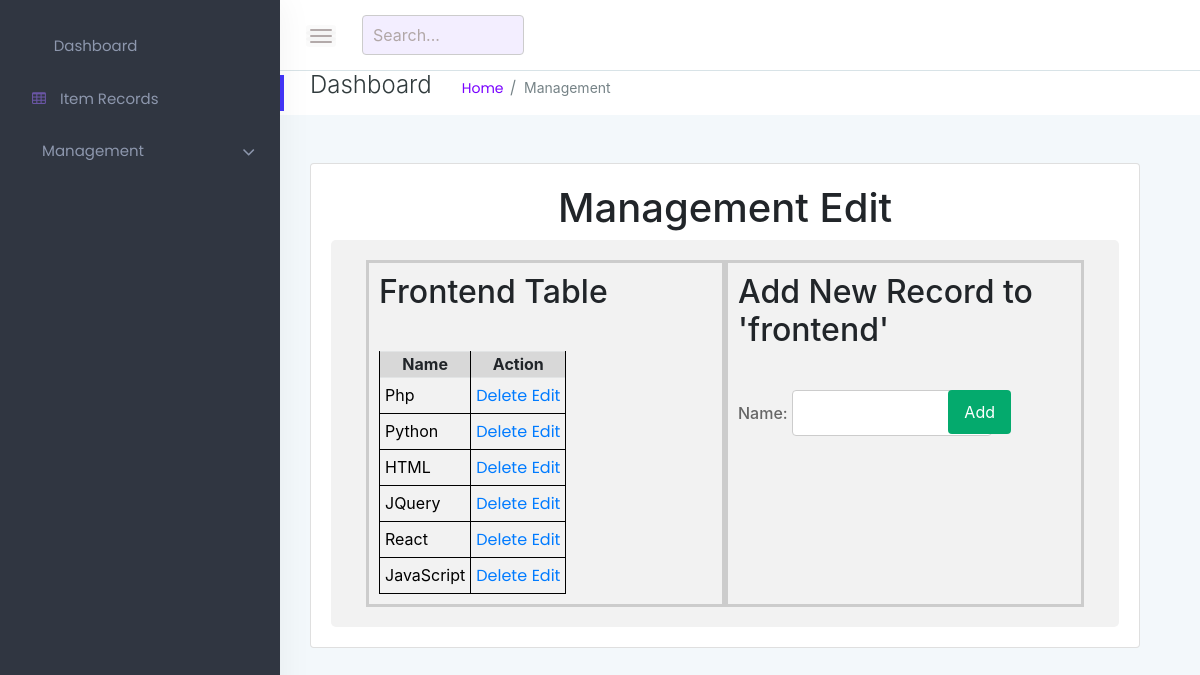
Page /editfront.php (signed in) on the committed database.
### tables this page shows
CREATE TABLE `frontend` (
  `id` int(244) NOT NULL,
  `name` varchar(255) NOT NULL
);

### editfront.php (the view, shortened to what this page needs)
<!doctype html>
<html class="no-js" lang="en">
<head>
  <link rel="stylesheet" href="assets/css/bootstrap.min.css">
  <link rel="stylesheet" href="assets/css/font-awesome.min.css">
  <link rel="stylesheet" href="assets/css/themify-icons.css">
  <link rel="stylesheet" href="assets/css/metisMenu.css">
  <link rel="stylesheet" href="assets/css/owl.carousel.min.css">
  <link rel="stylesheet" href="assets/css/slicknav.min.css">
  <link rel="stylesheet" href="https://www.amcharts.com/lib/3/plugins/export/export.css" type="text/css" media="all" />
  <link rel="stylesheet" href="assets/css/typography.css">
  <link rel="stylesheet" href="assets/css/default-css.css">
  <link rel="stylesheet" href="assets/css/styles.css">
  <link rel="stylesheet" href="assets/css/responsive.css">
</head>
<body>
  <div class="page-container">
    <div class="sidebar-menu">
      <div class="main-menu">
        <div class="menu-inner">
          <nav>
            <ul class="metismenu" id="menu">
              <li>
                <a href="index.php" aria-expanded="true"><i class="ti-dashboard"></i><span>dashboard</span></a>
              </li>
              <li>
                <a href="table.php" aria-expanded="true"><i class="fa fa-table"></i>
                  <span>Item Records</span></a>
              </li>
              <li>
                <a href="table.php" aria-expanded="true"><i class="bi bi-gear"></i>
                  <span>Management</span></a>
              </li>
            </ul>
          </nav>
        </div>
      </div>
    </div>
    <div class="main-content">
      <div class="header-area">
        <div class="row align-items-center">
          <div class="col-md-6 col-sm-8 clearfix">
            <div class="nav-btn pull-left">
              <span></span>
              <span></span>
              <span></span>
            </div>
            <div class="search-box pull-left">
              <form action="#">
                <input type="text" name="search" placeholder="Search..." required>
                <i class="ti-search"></i>
              </form>
            </div>
          </div>
          <div class="col-md-6 col-sm-4 clearfix">
          </div>
        </div>
      </div>
      <div class="page-title-area">
        <div class="row align-items-center">
          <div class="col-sm-6">
            <div class="breadcrumbs-area clearfix">
              <h4 class="page-title pull-left">Dashboard</h4>
              <ul class="breadcrumbs pull-left">
                <li><a href="index.php">Home</a></li>
                <li><span>Management</span></li>
              </ul>
            </div>
          </div>
        </div>
      </div>
      <div>
        <div class="main-content-inner">
          <div class="row">
            <div class="col-lg-6 mt-5">
              <div class="card">
                <div class="card-body">
                  <div class="single-table">
                    <div class="table-responsive">
                      <h1 style="text-align:center">Management Edit</h1>
                      <div class="container1">
                        <body>
                          <?php
                          $dbhost = "localhost";
                          $dbuser = "root";
                          $dbpass = "";
                          $dbname = "inventorymanagement";
                          $conn = mysqli_connect($dbhost, $dbuser, $dbpass, $dbname);
                          $sql = "SELECT * FROM frontend";
                          $result = mysqli_query($conn, $sql);
                          ?>
                          <!DOCTYPE html>
                          <html>
                          <head>
                          </head>
                          <body>
                            <div class="container">
                              <div class="form-container">
                                <h2>Frontend Table</h2>
                                <table>
                                  <tr>
                                    <th>Name</th>
                                    <th>Action</th>
                                  </tr>
                                  <?php while ($row = mysqli_fetch_array($result)) { ?>
                                    <tr>
                                      <td>
                                        <?php echo $row['name']; ?>
                                      </td>
                                      <td>
                                        <a href="editfront.php?delete=<?php echo $row['id']; ?>"
                                          onclick="return confirm('Are you sure you want to delete this item?')">Delete</a>
                                        <a href="editconfig_front.php?id=<?php echo $row['id']; ?>">Edit</a>
                                      </td>
                                    </tr>
                                  <?php } ?>
                                </table>
                              </div>
                              <div class="result-container">
                                <h2>Add New Record to 'frontend'</h2>
                                <form method="post" action="editfront.php">
                                  <label>Name:</label>
                                  <input type="text" name="name" required><br><br>
                                  <input type="submit" name="add" value="Add">
                                </form>
                          </body>
                      </div>
                    </div>
</html>
</body>
<html>
<head>
  <link rel="stylesheet" type="text/css" href="styles.css">
  <link rel="stylesheet" href="https://maxcdn.bootstrapcdn.com/bootstrap/4.0.0-alpha.6/css/bootstrap.min.css"
>
</head>
<html>
<head>
  <link rel="stylesheet" type="text/css" href="styles.css">
  <link rel="stylesheet" href="https://maxcdn.bootstrapcdn.com/bootstrap/4.0.0-alpha.6/css/bootstrap.min.css"
>
</head>
</html>
</body>
</html>

### assets/css/styles.css (style rules this page uses)
.page-container { width: 100%; height: 100%; min-height: 100vh; padding-left: 280px; -webkit-transition: padding-left 0.3s ease 0s; transition: padding-left 0.3s ease 0s; }
.card { border: none; border-radius: 4px; background-color: #fff; -webkit-transition: all 0.3s ease 0s; transition: all 0.3s ease 0s; }
.card-body { padding: 25.6px; padding: 1.6rem; }
.main-content { width: 100%; background: #F3F8FB; }
.main-content-inner { padding: 0 30px 50px; }
.sidebar-menu { position: fixed; left: 0; top: 0; z-index: 99; height: 100vh; width: 280px; overflow: hidden; background: #303641; box-shadow: 2px 0 32px rgba(0, 0, 0, 0.05); -webkit-transition: all 0.3s ease 0s; transition: all 0.3s ease 0s; }
.main-menu { height: calc(100% - 100px); overflow: hidden; padding: 20px 10px 0 0; -webkit-transition: all 0.3s ease 0s; transition: all 0.3s ease 0s; }
.menu-inner { overflow-y: scroll; height: 100%; }
.metismenu >li >a { padding-left: 32px!important; }
.metismenu li a { position: relative; display: block; color: #8d97ad; font-size: 15px; text-transform: capitalize; padding: 15px 15px; letter-spacing: 0; font-weight: 400; }
.metismenu li a i { color: #6a56a5; -webkit-transition: all 0.3s ease 0s; transition: all 0.3s ease 0s; }
.metismenu li a:after { position: absolute; content: '\f107'; font-family: fontawesome; right: 15px; top: 12px; color: #8d97ad; font-size: 20px; }
.metismenu li a:only-child:after { content: ''; }
.metismenu li a span { margin-left: 10px; }
.header-area { padding: 15px 30px; background: #fff; border-bottom: 1px solid #d8e3e7; }
.nav-btn { margin-right: 30px; margin-top: 10px; cursor: pointer; }
.nav-btn span { display: block; width: 22px; height: 2px; background: #b3aaaa; margin: 4px 0; border-radius: 15px; -webkit-transition: all 0.3s ease 0s; transition: all 0.3s ease 0s; box-shadow: 0 0 0 4px rgba(99, 96, 96, 0.03); }
.search-box form { position: relative; }
.search-box input { width: 350px; border-radius: 33px; border: none; height: 40px; padding-left: 20px; padding-right: 40px; letter-spacing: 0; background: #f3eeff; }
.search-box form i { position: absolute; right: 21px; top: 14px; font-size: 14px; color: #b1a7a7; }
.page-title-area { padding: 0 30px; background: #fff; position: relative; }
.page-title-area:before { content: ''; position: absolute; left: 0; top: 50%; width: 4px; height: 36px; background: var(--primary-color); -webkit-transform: translateY(-50%); transform: translateY(-50%); }
.page-title { font-size: 24px; font-weight: 300; color: #313b3d; letter-spacing: 0; margin-right: 30px; }
ul.breadcrumbs { margin-top: 4px; }
.breadcrumbs li { display: inline-block; }
.breadcrumbs li a, .breadcrumbs li span { display: block; font-size: 14px; font-weight: 400; color: #7801ff; letter-spacing: 0; margin-right: 16px; position: relative; }
.breadcrumbs li a:before { content: '/'; color: #768387; position: absolute; right: -13px; top: 0; }
.breadcrumbs li span { margin-right: 0; color: #768387; text-transform: capitalize; }
label { font-weight: 500; color: #666; display: inline-block; margin-bottom: 8px; margin-bottom: .5rem; }
table tr th { border-bottom: none; }
table tr th, table tr td { border-top: 1px solid rgba(120, 130, 140, 0.13) !important; }

### assets/css/responsive.css (style rules this page uses)
@media (min-width: 1200px) and (max-width: 1364px) { .sidebar-menu { position: fixed; left: -90%; top: 0; height: 100vh; width: 365px; } }
@media (min-width: 1200px) and (max-width: 1364px) { .main-content-inner { padding: 0 15px 50px; } }
@media (min-width: 1200px) and (max-width: 1364px) { .page-container, .sbar_collapsed.page-container { padding-left: 0; } }

### rows in the picture
frontend: name "Php"
frontend: name "Python"
frontend: name "HTML"
frontend: name "JQuery"
frontend: name "React"
frontend: name "JavaScript"
